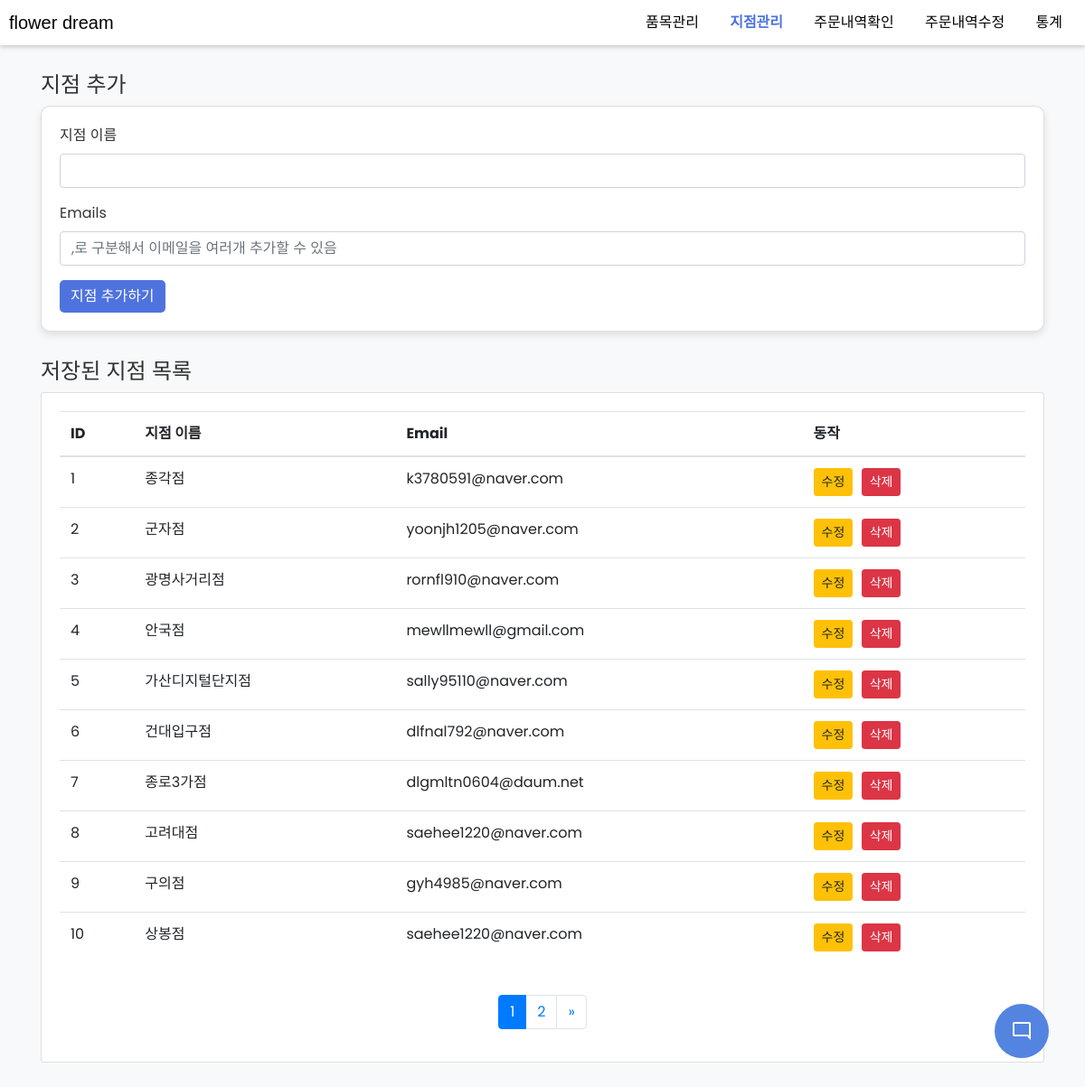
Screenshot of /branches with the database file from the repository.
### tables this page shows
CREATE TABLE branches (
            id INTEGER PRIMARY KEY,
            name TEXT NOT NULL,
            email TEXT NOT NULL
        );

### blueprints/branches.py (the view)
@branches_blueprint.route('/branches', methods=['GET', 'POST'])
def branches():
    db = get_db()
    cur = db.cursor()
    sort_query = request.args.get('sort', 'id')
    page = request.args.get('page', 1, type=int)
    per_page = 10
    offset = (page - 1) * per_page
    if request.method == 'POST':
        if 'delete' in request.form:
            branche_id = request.form['delete']
            cur.execute("DELETE FROM branches WHERE id = ?", (branche_id,))
            db.commit()
        elif 'branches_name' in request.form and 'emails' in request.form:
            branches_name = request.form['branches_name']
            emails = request.form['emails'].split(',')
            for email in emails:
                email = email.strip()
                if email:
                    cur.execute("INSERT INTO branches (name, email) VALUES (?, ?)", (branches_name, email))
                    db.commit()
        return redirect(url_for('branches.branches'))
    else:
        cur.execute(f"SELECT * FROM branches ORDER BY {sort_query} LIMIT ? OFFSET ?", (per_page, offset))
        branches = cur.fetchall()
        cur.execute("SELECT COUNT(*) FROM branches")
        total = cur.fetchone()[0]
        total_pages = (total + per_page - 1) // per_page
        return render_template('branches.html',
                               branches=branches,
                               page=page,
                               total_pages=total_pages,
                               current_sort=sort_query)

### blueprints/func.py (called while the page is built)
def get_db():
    if 'db' not in g:
        g.db = sqlite3.connect(DATABASE)
        g.db.row_factory = sqlite3.Row
    return g.db

### templates/branches.html (shortened to what this page needs)
{% extends "base.html" %}
{% block content %}
<div class="container" style="min-height: 100vh; padding-top: 80px; padding-bottom: 30px; background-color: #f8f9fa;">
    <h1 style="font-size: 24px; color: #333;">지점 추가</h1>
    <div class="card" style="background-color: #ffffff; border-radius: 10px; box-shadow: 0 4px 8px rgba(0,0,0,0.1); margin-bottom: 20px; padding: 20px;">
        <form method="post">
            <div class="form-group">
                <label for="branches_name" style="color: #333;">지점 이름</label>
                <input type="text" class="form-control" id="branches_name" name="branches_name" required>
            </div>
            <div class="form-group">
                <label for="emails" style="color: #333;">Emails</label>
                <input type="text" class="form-control" id="emails" name="emails" placeholder=",로 구분해서 이메일을 여러개 추가할 수 있음" required>
            </div>
            <button type="submit" class="btn btn-primary" style="background-color: #4e73df; border: none; border-radius: 5px;">지점 추가하기</button>
        </form>
    </div>
    <h2 style="font-size: 24px; color: #333; padding-top: 10px;">저장된 지점 목록</h2>
    <div class="card" style="padding: 20px;">
        <table class="table">
            <thead>
                <tr>
                    <th>ID</th>
                    <th>지점 이름</th>
                    <th>Email</th>
                    <th>동작</th>
                </tr>
            </thead>
            <tbody>
                {% for branch in branches %}
                <tr>
                    <td>{{ branch.id }}</td>
                    <td id="name_{{ branch.id }}">{{ branch.name }}</td>
                    <td id="email_{{ branch.id }}">{{ branch.email }}</td>
                    <td id="action_{{ branch.id }}" style="white-space: nowrap;">
                        <button onclick="editBranch({{ branch.id }})" class="btn btn-warning btn-sm" style="margin-right: 5px;">수정</button>
                        <form method="post" style="display: inline;">
                            <button type="submit" class="btn btn-danger btn-sm">삭제</button>
                        </form>
                    </td>
                </tr>
                {% endfor %}
            </tbody>
        </table>
        <nav aria-label="Page navigation example" style="margin-top: 20px;">
            <ul class="pagination justify-content-center">
                {% set start_page = page - 2 if page - 2 > 0 else 1 %}
                {% set end_page = start_page + 4 if start_page + 4 <= total_pages else total_pages %}
                {% for i in range(start_page, end_page + 1) %}
                    <li class="page-item {% if i == page %}active{% endif %}">
                        <a class="page-link" href="{{ url_for('branches.branches', sort=current_sort, page=i) }}">{{ i }}</a>
                    </li>
                {% endfor %}
                {% if page < total_pages %}
                    <li class="page-item">
                        <a class="page-link" href="{{ url_for('branches.branches', sort=current_sort, page=page+1) }}" aria-label="Next">
                            <span aria-hidden="true">&raquo;</span>
                        </a>
                    </li>
                {% endif %}
            </ul>
        </nav>
    </div>
</div>
{% endblock %}

### templates/base.html (shortened to what this page needs)
<!DOCTYPE html>
<html lang="en">
    <head>
        <link rel="stylesheet" href="https://stackpath.bootstrapcdn.com/bootstrap/4.5.2/css/bootstrap.min.css">
        <link rel="stylesheet" href="/static/css/chatbot.css">
        <link rel="stylesheet" href="/static/css/custom-navbar.css">
    </head>
<body style="background-color: #f8f9fa;">
    <div class="custom-navbar">
        <div class="custom-navbar-container">
            <div class="custom-logo">
                <a href="{{ url_for('index') }}">flower dream</a>
            </div>
            <div class="custom-menu">
                <a href="{{ url_for('products.products') }}" class="active">품목관리</a>
                <a href="{{ url_for('branches.branches') }}">지점관리</a>
                <a href="{{ url_for('all_orders.all_orders') }}">주문내역확인</a>
                <a href="{{ url_for('branch_orders.branch_orders') }}">주문내역수정</a>
                <a href="{{ url_for('total_orders.total_orders') }}">통계</a>
            </div>
        </div>
    </div>
    <div id="sql_chatbot">
        <button class="chatbot-toggler">
          <span class="material-symbols-outlined">mode_comment</span>
        </button>
    </div>
    {% block content %}
    {% endblock %}
</body>
</html>

### static/css/chatbot.css (style rules this page uses)
* { margin: 0; padding: 0; box-sizing: border-box; font-family: "Poppins", sans-serif ; }
body { background: #e3f2fd; }
.chatbot-toggler { position: fixed; right: 40px; bottom: 35px; height: 60px; width: 60px; color: #fff; border: none; display: flex; align-items: center; justify-content: center; outline: none; cursor: pointer; background: #5384e0; border-radius: 50%; transition: all 0.2s ease; shadow: 0 0 128px 0 rgba(0,0,0,0.1), 0 32px 64px -48px rgba(0,0,0,0.5); }
.chatbot-toggler span { position: absolute; }

### static/css/custom-navbar.css (style rules this page uses)
body, html { margin: 0; padding: 0; font-family: Arial, sans-serif; background-color: rgb(192, 88, 88); }
.custom-navbar { background-color: white; position: fixed; top: 0; width: 100%; box-shadow: 0 2px 5px rgba(0,0,0,0.2); z-index: 1000; }
.custom-navbar-container { max-width: 1200px; margin: auto; display: flex; justify-content: space-between; align-items: center; padding: 10px; }
.custom-logo a { color: #000; text-decoration: none; font-size: 20px; font-family: Arial, sans-serif; }
.custom-menu a, .custom-sidebar a { text-decoration: none; margin: 0 15px; color: black; transition: color 0.3s ease; }
.custom-menu a.active, .custom-menu a:hover, .custom-sidebar a.active, .custom-sidebar a:hover { color: #4e73df; font-weight: bold; }

### templates/base.html (style rules this page uses)
.custom-menu a.active, .custom-sidebar a.active { color: #4e73df; font-weight: bold; }
#sql_chatbot { position: relative; z-index: 9999; }

### rows the page displays
branches: id "1", name "종각점", email "k3780591@naver.com"
branches: id "2", name "군자점", email "yoonjh1205@naver.com"
branches: id "3", name "광명사거리점", email "rornfl910@naver.com"
branches: id "4", name "안국점", email "mewllmewll@gmail.com"
branches: id "5", name "가산디지털단지점", email "sally95110@naver.com"
branches: id "6", name "건대입구점", email "dlfnal792@naver.com"
branches: id "7", name "종로3가점", email "dlgmltn0604@daum.net"
branches: id "8", name "고려대점", email "saehee1220@naver.com"
branches: id "9", name "구의점", email "gyh4985@naver.com"
branches: id "10", name "상봉점", email "saehee1220@naver.com"

### other values shown
{{ i }} "1" "2"
